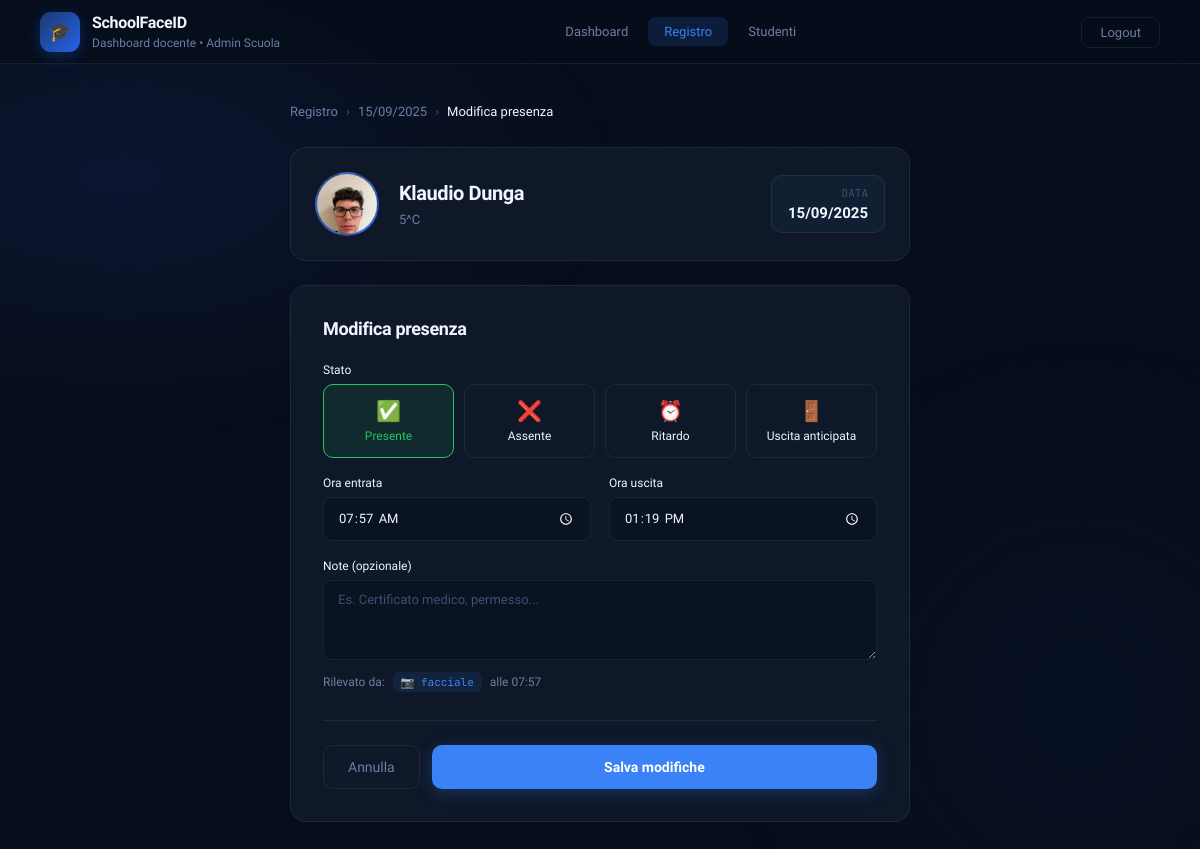
The page /pages/modifica_presenza.php?id=13&data=2025-09-15 (signed in) on the database its author committed.
### tables this page shows
CREATE TABLE `utenti` (
  `id` int(11) NOT NULL AUTO_INCREMENT,
  `nome` varchar(100) NOT NULL,
  `cognome` varchar(100) NOT NULL,
  `email` varchar(150) DEFAULT NULL,
  `password_hash` varchar(255) DEFAULT NULL,
  `ruolo` enum('studente','professore','admin') NOT NULL,
  `classe_id` int(11) DEFAULT NULL,
  `foto_path` varchar(255) DEFAULT NULL,
  `encoding` longtext DEFAULT NULL,
  `attivo` tinyint(1) DEFAULT 1,
  `created_at` timestamp NOT NULL DEFAULT current_timestamp(),
  PRIMARY KEY (`id`),
  UNIQUE KEY `email` (`email`),
  KEY `classe_id` (`classe_id`),
  CONSTRAINT `utenti_ibfk_1` FOREIGN KEY (`classe_id`) REFERENCES `classi` (`id`)
);

CREATE TABLE `classi` (
  `id` int(11) NOT NULL AUTO_INCREMENT,
  `nome` varchar(50) NOT NULL,
  `anno_scolastico` varchar(20) DEFAULT NULL,
  PRIMARY KEY (`id`)
);

CREATE TABLE `presenze` (
  `id` int(11) NOT NULL AUTO_INCREMENT,
  `studente_id` int(11) NOT NULL,
  `orario_id` int(11) DEFAULT NULL,
  `data` date NOT NULL,
  `ora_entrata` time DEFAULT NULL,
  `ora_uscita` time DEFAULT NULL,
  `stato` enum('presente','assente','ritardo','uscita_anticipata') DEFAULT NULL,
  `rilevato_da` enum('facciale','manuale') DEFAULT 'facciale',
  `note` text DEFAULT NULL,
  PRIMARY KEY (`id`),
  KEY `studente_id` (`studente_id`),
  KEY `orario_id` (`orario_id`),
  CONSTRAINT `presenze_ibfk_1` FOREIGN KEY (`studente_id`) REFERENCES `utenti` (`id`),
  CONSTRAINT `presenze_ibfk_2` FOREIGN KEY (`orario_id`) REFERENCES `orario` (`id`)
);

### includes/db.php (called while the page is built, shortened)
<?php
function foto_path_sicuro(?string $path): string {
    $path = str_replace('\\', '/', $path);
    return $path;
}

### pages/modifica_presenza.php (the view, shortened to what this page needs)
<?php
require_once '../includes/db.php';
$studente_id = isset($_GET['id']) ? (int)$_GET['id'] : null;
$data_sel    = $_GET['data'] ?? date('Y-m-d');
$stmt = $pdo->prepare("SELECT u.*, c.nome AS classe_nome FROM utenti u LEFT JOIN classi c ON c.id = u.classe_id WHERE u.id = ? AND u.ruolo = 'studente' AND u.attivo = 1");
$stmt->execute([$studente_id]);
$studente = $stmt->fetch();
$stmt = $pdo->prepare("SELECT * FROM presenze WHERE studente_id = ? AND data = ? ORDER BY id DESC LIMIT 1");
$stmt->execute([$studente_id, $data_sel]);
$presenza = $stmt->fetch();
$iniziali = strtoupper(substr($studente['nome'],0,1) . substr($studente['cognome'],0,1));
?>
<!DOCTYPE html>
<html lang="it">
<head>
</head>
<body>
<nav class="navbar">
  <div class="nav-brand">
    <div class="nav-icon">🎓</div>
    <div class="nav-info">
      <strong>SchoolFaceID</strong>
      <span>Dashboard docente &bull; <?= htmlspecialchars($_SESSION['utente_nome']) ?></span>
    </div>
  </div>
  <div class="nav-links">
    <a href="dashboard.php" class="nav-link">Dashboard</a>
    <a href="registro.php"  class="nav-link active">Registro</a>
    <a href="studenti.php"  class="nav-link">Studenti</a>
  </div>
  <div>
    <a href="logout.php" class="btn-logout">Logout</a>
  </div>
</nav>
<main class="main">
  <div class="breadcrumb">
    <a href="registro.php">Registro</a>
    <span>›</span>
    <a href="registro.php?data=<?= $data_sel ?>">
      <?= date('d/m/Y', strtotime($data_sel)) ?>
    </a>
    <span>›</span>
    <span style="color:var(--text-white)">Modifica presenza</span>
  </div>
  <div class="studente-card">
    <div class="avatar">
      <?php if ($studente['foto_path']): ?>
        <img src="../<?= htmlspecialchars(foto_path_sicuro($studente['foto_path'])) ?>" alt="">
      <?php else: ?>
        <?= $iniziali ?>
      <?php endif; ?>
    </div>
    <div class="studente-info">
      <strong><?= htmlspecialchars($studente['nome'] . ' ' . $studente['cognome']) ?></strong>
      <span><?= htmlspecialchars($studente['classe_nome'] ?? 'Nessuna classe') ?></span>
    </div>
    <div class="data-badge">
      <div class="label">Data</div>
      <div class="value"><?= date('d/m/Y', strtotime($data_sel)) ?></div>
    </div>
  </div>
  <div class="form-card">
    <div class="form-card-title">
      <?= $presenza ? 'Modifica presenza' : 'Inserisci presenza manuale' ?>
    </div>
    <form method="POST" action="">
      <div class="form-grid">
        <div class="form-group form-full">
          <label>Stato</label>
          <div class="stato-selector">
            <label for="stato_presente" class="stato-label">
              <span class="stato-icon">✅</span> Presente
            </label>
            <label for="stato_assente" class="stato-label">
              <span class="stato-icon">❌</span> Assente
            </label>
            <label for="stato_ritardo" class="stato-label">
              <span class="stato-icon">⏰</span> Ritardo
            </label>
            <label for="stato_uscita" class="stato-label">
              <span class="stato-icon">🚪</span> Uscita anticipata
            </label>
          </div>
        </div>
        <div class="form-group">
          <label>Ora entrata</label>
          <input type="time" name="ora_entrata"
                 value="<?= $presenza['ora_entrata'] ? substr($presenza['ora_entrata'], 0, 5) : '' ?>"/>
        </div>
        <div class="form-group">
          <label>Ora uscita</label>
          <input type="time" name="ora_uscita"
                 value="<?= $presenza['ora_uscita'] ? substr($presenza['ora_uscita'], 0, 5) : '' ?>"/>
        </div>
        <div class="form-group form-full">
          <label>Note (opzionale)</label>
          <textarea name="note" placeholder="Es. Certificato medico, permesso..."><?= htmlspecialchars($presenza['note'] ?? '') ?></textarea>
        </div>
      </div>
      <?php if ($presenza && $presenza['rilevato_da']): ?>
        <div class="rilevamento-info">
          Rilevato da:
          <span class="source-badge source-<?= $presenza['rilevato_da'] ?>">
            <?= $presenza['rilevato_da'] === 'facciale' ? '📷 facciale' : '✏️ manuale' ?>
          </span>
          <?php if ($presenza['ora_entrata']): ?>
            alle <?= date('H:i', strtotime($presenza['ora_entrata'])) ?>
          <?php endif; ?>
        </div>
      <?php endif; ?>
      <div class="form-footer">
        <a href="registro.php?data=<?= $data_sel ?>" class="btn-cancel">Annulla</a>
        <button type="submit" class="btn-submit">Salva modifiche</button>
      </div>
    </form>
  </div>
</main>
</body>
</html>

### rows shown on the page
utenti: foto_path (picture), nome+cognome "Klaudio Dunga", classe.nome "5^C"
presenze: ora_entrata "07:57", ora_uscita "13:19"

### other values the page prints
$_SESSION['utente_nome'] "Admin Scuola"
